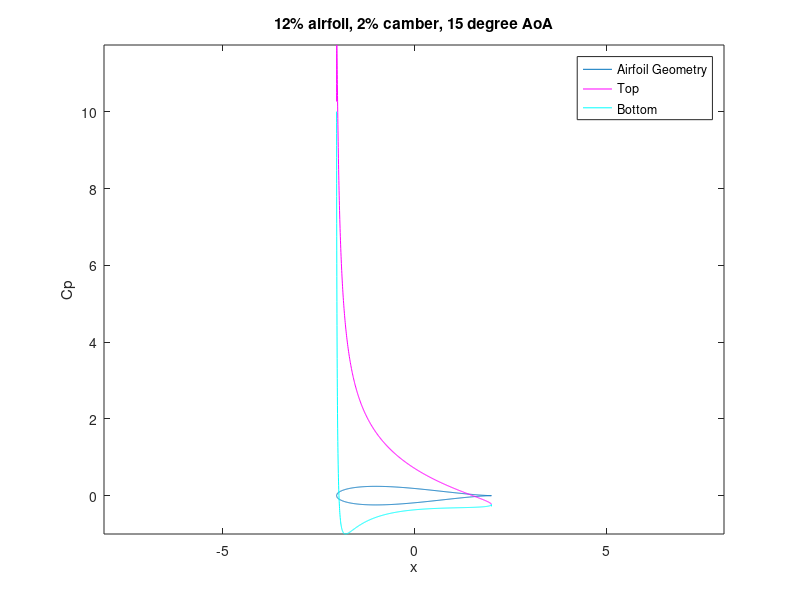
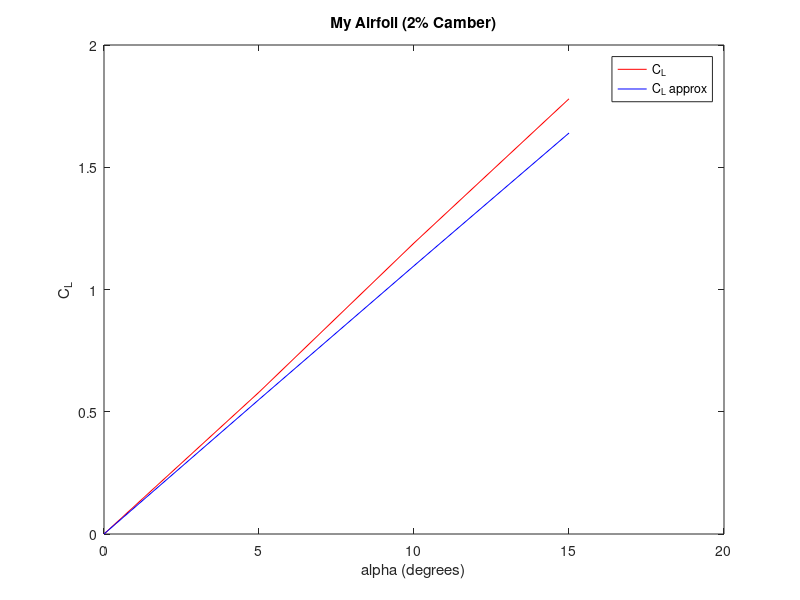

These charts were generated, in order, by the following MATLAB code:
clear all 
close all
clc

v_inf = 1;
alpha = 15;
alpha = alpha*pi/180;
s_x = -0.102;
s_y = 0;
s = s_x + 1i*s_y;
r = sqrt((1-s_x)^2+s_y^2);

% Create points for airfoil
alpha_vec = linspace(0,2*pi,1000);

for idx = 1:length(alpha_vec)
    zeta(idx) = s + r*exp(1i*alpha_vec(idx));
end

% Apply Joukowsky Transform to obtain airfoil shape
z = zeta + 1./zeta;

% Compute velocity around airfoil
gamma = 4*pi*v_inf*r*sin(alpha + asin(s_y/r));
w_tilde = v_inf.*exp(-1i.*alpha) + 1i.*gamma./(2.*pi.*(zeta - s)) - v_inf.*(r.^2)*exp(1i.*alpha)./((zeta - s).^2);
w = w_tilde./(1-(1./zeta.^2));
u = real(w);
v = -imag(w);
vel = sqrt(u.^2 + v.^2);

% Plot Airfoil
plot(real(z), -imag(z))
axis equal
l_c = max(real(z)) - min(real(z));
thickness = 100*(max(imag(z)) - min(imag(z)))/l_c;
hold on

z_t = z(1:500);
z_b = z(501:1000);
vel_t = vel(1:500);
vel_b = vel(501:1000);


% Plot pressure distribution
for j = 1:500
    cp_t(j) = 1 - (vel_t(j)./v_inf).^2;
    cp_b(j) = 1 - (vel_b(j)./v_inf).^2;
end
plot(real(z_t), -cp_t, 'm')
plot(real(z_b), -cp_b, 'c')
title('12% airfoil, 2% camber, 15 degree AoA')
xlabel('x')
ylabel('Cp')
legend('Airfoil Geometry', 'Top', 'Bottom')

% Plot coeff of lift vs. AoA
figure(2)
aoa = [0 5 10 15];
C_L_nocamb = [0 0.58 1.19 1.78];
C_L_camb = [0.47 1.064 1.65 2.23];
C_L_approx = [0 0.55 1.097 1.64];
plot(aoa, C_L_nocamb, 'r')
hold on
plot(aoa, C_L_approx, 'b')
legend('C_L', 'C_L approx')
xlabel('alpha (degrees)')
ylabel('C_L')
title('My Airfoil (2% Camber)')


